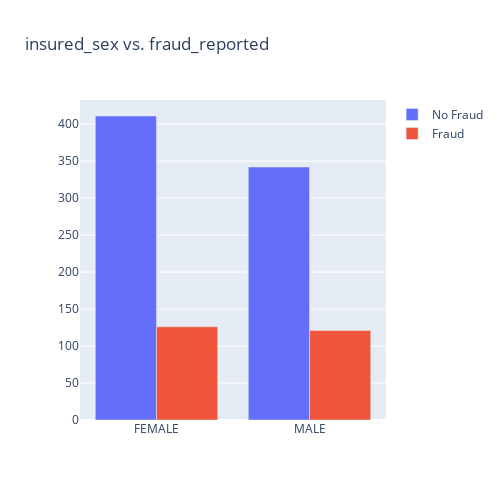

Notebook code cell kept with this figure:
### Code cell
#insurex_sex vs fraud_reported
vis_data(data, "insured_sex")

### Figure 1 — Plotly figure (JSON) as saved in the notebook; plotly's stock layout.template omitted (floating-point values rounded to 4 significant figures)
{"data": [{"name": "No Fraud", "type": "bar", "x": ["FEMALE", "MALE"], "y": [411, 342]}, {"name": "Fraud", "type": "bar", "x": ["FEMALE", "MALE"], "y": [126, 121]}], "layout": {"barmode": "group", "height": 500, "title": {"text": "insured_sex vs. fraud_reported"}, "width": 500}}
